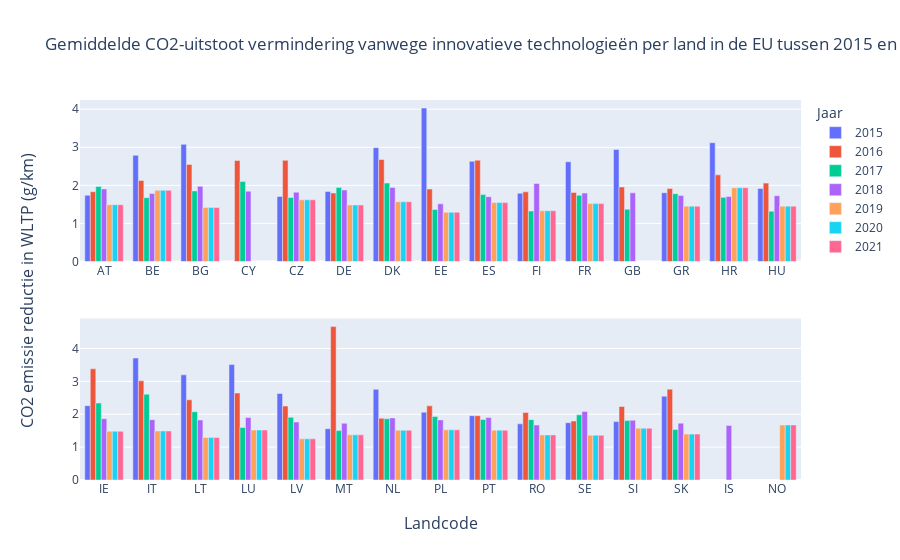

The notebook cell this image was saved under:
### Markdown cell above
**Figuur 1**. In dit staafdiagram, waarbij de x-as de "Country" (land) voorstelt en de y-as de "CO2 emission WLTP (g/km)" (CO2-uitstoot WLTP in g/km), wordt de gemiddelde CO2-uitstoot van personenauto’s in verschillende landen van de Europese Unie over de periode 2018-2021 getoond. Elke staaf vertegenwoordigt een land en de hoogte geeft de uitstoot weer. De error bars tonen de standaarddeviatie hiervan aan.

Figuur 1 kan het eerste perspectief vertegenwoordigen, waarbij we beweerden dat de emissies in het wegverkeer zijn afgenomen waardoor CO2-uitstoot geen groot probleem meer is. De visualisatie toont namelijk aan dat de CO2-uitstoot sinds 2018 in alle landen aanzienlijk is gedaald, wat het bewijs levert voor het eerste perspectief. Het tweede perspectief, waarbij we stellen dat de uitstoot niet is gedaald, is dus niet van toepassing omdat dit wel het geval is geweest.

Hoewel de cijfers hebben aangetoond dat er positieve veranderingen zijn opgetreden, betekent dit niet dat het probleem van de CO2-uitstoot meteen is opgelost. De absolute hoeveelheid uitstoot kan namelijk nog steeds significant zijn en bijdragen aan klimaatverandering. Daarnaast is het van belang om te evalueren of de daling in CO2-uitstoot in het wegverkeer duurzaam en langdurig is. Uit figuur 1 blijkt bijvoorbeeld dat er een daling is geweest ten opzichte van 2018, maar daarna is er geen verdere daling waargenomen.

### Code cell
# Plot settings
rows = 2
cols = 1
fig = make_subplots(rows=rows, cols=cols, x_title="Landcode", y_title="CO2 emissie reductie in WLTP (g/km)")

for year in [2015, 2016, 2017, 2018, 2019, 2020, 2021]:
    # Find index of 'IE' to split the countries on ('IE' is often in the middle).
    country_emission_year = country_emission[country_emission["year"]==year].reset_index()
    split_index = country_emission_year[country_emission_year["Country"]=="IE"].index
    country_emission_split = np.split(country_emission[country_emission["year"]==year], split_index)

    # Subplot settings
    for row in range(rows):
        for col in range(cols):
            index = cols * row + col
            showlegend = row == col == 0
            fig.append_trace(
                go.Bar(
                    x=country_emission_split[index]["Country"],
                    y=country_emission_split[index]["Erwltp (g/km) mean"],
                    name=year,
                    marker=dict(color=px.colors.qualitative.Plotly[year-2015]),
                    showlegend=showlegend,
                ),
                row=row + 1,
                col=col + 1,
            )

fig.update_layout(
    title_text="Gemiddelde CO2-uitstoot vermindering vanwege innovatieve technologieën per land in de EU tussen 2015 en 2021",
    legend_title="Jaar",
)
fig.show()

### Figure 1 — Plotly figure (JSON) as saved in the notebook; plotly's stock layout.template omitted (floating-point values rounded to 4 significant figures)
{"data": [{"marker": {"color": "#636EFA"}, "name": "2015", "showlegend": true, "type": "bar", "x": ["AT", "BE", "BG", "CY", "CZ", "DE", "DK", "EE", "ES", "FI", "FR", "GB", "GR", "HR", "HU"], "xaxis": "x", "y": [1.74, 2.789, 3.077, null, 1.708, 1.841, 2.99, 4.03, 2.631, 1.793, 2.618, 2.943, 1.807, 3.12, 1.917], "yaxis": "y"}, {"marker": {"color": "#636EFA"}, "name": "2015", "showlegend": false, "type": "bar", "x": ["IE", "IT", "LT", "LU", "LV", "MT", "NL", "PL", "PT", "RO", "SE", "SI", "SK"], "xaxis": "x2", "y": [2.261, 3.708, 3.198, 3.51, 2.632, 1.56, 2.757, 2.062, 1.956, 1.707, 1.743, 1.777, 2.548], "yaxis": "y2"}, {"marker": {"color": "#EF553B"}, "name": "2016", "showlegend": true, "type": "bar", "x": ["AT", "BE", "BG", "CY", "CZ", "DE", "DK", "EE", "ES", "FI", "FR", "GB", "GR", "HR", "HU"], "xaxis": "x", "y": [1.833, 2.128, 2.55, 2.652, 2.657, 1.8, 2.679, 1.903, 2.662, 1.83, 1.815, 1.957, 1.916, 2.276, 2.059], "yaxis": "y"}, {"marker": {"color": "#EF553B"}, "name": "2016", "showlegend": false, "type": "bar", "x": ["IE", "IT", "LT", "LU", "LV", "MT", "NL", "PL", "PT", "RO", "SE", "SI", "SK"], "xaxis": "x2", "y": [3.38, 3.016, 2.439, 2.643, 2.248, 4.666, 1.878, 2.255, 1.956, 2.054, 1.793, 2.237, 2.763], "yaxis": "y2"}, {"marker": {"color": "#00CC96"}, "name": "2017", "showlegend": true, "type": "bar", "x": ["AT", "BE", "BG", "CY", "CZ", "DE", "DK", "EE", "ES", "FI", "FR", "GB", "GR", "HR", "HU"], "xaxis": "x", "y": [1.969, 1.677, 1.854, 2.1, 1.681, 1.943, 2.062, 1.366, 1.757, 1.326, 1.739, 1.375, 1.78, 1.685, 1.322], "yaxis": "y"}, {"marker": {"color": "#00CC96"}, "name": "2017", "showlegend": false, "type": "bar", "x": ["IE", "IT", "LT", "LU", "LV", "MT", "NL", "PL", "PT", "RO", "SE", "SI", "SK"], "xaxis": "x2", "y": [2.34, 2.611, 2.077, 1.598, 1.906, 1.502, 1.865, 1.934, 1.84, 1.836, 1.983, 1.806, 1.532], "yaxis": "y2"}, {"marker": {"color": "#AB63FA"}, "name": "2018", "showlegend": true, "type": "bar", "x": ["AT", "BE", "BG", "CY", "CZ", "DE", "DK", "EE", "ES", "FI", "FR", "GB", "GR", "HR", "HU"], "xaxis": "x", "y": [1.907, 1.784, 1.973, 1.847, 1.821, 1.878, 1.946, 1.515, 1.702, 2.051, 1.798, 1.803, 1.732, 1.707, 1.729], "yaxis": "y"}, {"marker": {"color": "#AB63FA"}, "name": "2018", "showlegend": false, "type": "bar", "x": ["IE", "IS", "IT", "LT", "LU", "LV", "MT", "NL", "PL", "PT", "RO", "SE", "SI", "SK"], "xaxis": "x2", "y": [1.864, 1.659, 1.834, 1.825, 1.904, 1.763, 1.725, 1.888, 1.828, 1.899, 1.671, 2.087, 1.817, 1.729], "yaxis": "y2"}, {"marker": {"color": "#FFA15A"}, "name": "2019", "showlegend": true, "type": "bar", "x": ["AT", "BE", "BG", "CY", "CZ", "DE", "DK", "EE", "ES", "FI", "FR", "GR", "HR", "HU"], "xaxis": "x", "y": [1.493, 1.868, 1.42, null, 1.62, 1.485, 1.569, 1.292, 1.548, 1.333, 1.521, 1.453, 1.939, 1.454], "yaxis": "y"}, {"marker": {"color": "#FFA15A"}, "name": "2019", "showlegend": false, "type": "bar", "x": ["IE", "IS", "IT", "LT", "LU", "LV", "MT", "NL", "NO", "PL", "PT", "RO", "SE", "SI", "SK"], "xaxis": "x2", "y": [1.483, null, 1.491, 1.295, 1.52, 1.252, 1.373, 1.512, 1.674, 1.526, 1.516, 1.372, 1.361, 1.574, 1.396], "yaxis": "y2"}, {"marker": {"color": "#19D3F3"}, "name": "2020", "showlegend": true, "type": "bar", "x": ["AT", "BE", "BG", "CY", "CZ", "DE", "DK", "EE", "ES", "FI", "FR", "GR", "HR", "HU"], "xaxis": "x", "y": [1.493, 1.868, 1.42, null, 1.62, 1.485, 1.569, 1.292, 1.548, 1.333, 1.521, 1.453, 1.939, 1.454], "yaxis": "y"}, {"marker": {"color": "#19D3F3"}, "name": "2020", "showlegend": false, "type": "bar", "x": ["IE", "IS", "IT", "LT", "LU", "LV", "MT", "NL", "NO", "PL", "PT", "RO", "SE", "SI", "SK"], "xaxis": "x2", "y": [1.483, null, 1.491, 1.295, 1.52, 1.252, 1.373, 1.512, 1.674, 1.526, 1.516, 1.372, 1.361, 1.574, 1.396], "yaxis": "y2"}, {"marker": {"color": "#FF6692"}, "name": "2021", "showlegend": true, "type": "bar", "x": ["AT", "BE", "BG", "CY", "CZ", "DE", "DK", "EE", "ES", "FI", "FR", "GR", "HR", "HU"], "xaxis": "x", "y": [1.493, 1.868, 1.42, null, 1.62, 1.485, 1.569, 1.292, 1.548, 1.333, 1.521, 1.453, 1.939, 1.454], "yaxis": "y"}, {"marker": {"color": "#FF6692"}, "name": "2021", "showlegend": false, "type": "bar", "x": ["IE", "IS", "IT", "LT", "LU", "LV", "MT", "NL", "NO", "PL", "PT", "RO", "SE", "SI", "SK"], "xaxis": "x2", "y": [1.483, null, 1.491, 1.295, 1.52, 1.252, 1.373, 1.512, 1.674, 1.526, 1.516, 1.372, 1.361, 1.574, 1.396], "yaxis": "y2"}], "layout": {"annotations": [{"font": {"size": 16}, "showarrow": false, "text": "Landcode", "x": 0.5, "xanchor": "center", "xref": "paper", "y": 0, "yanchor": "top", "yref": "paper", "yshift": -30}, {"font": {"size": 16}, "showarrow": false, "text": "CO2 emissie reductie in WLTP (g/km)", "textangle": -90, "x": 0, "xanchor": "right", "xref": "paper", "xshift": -40, "y": 0.5, "yanchor": "middle", "yref": "paper"}], "legend": {"title": {"text": "Jaar"}}, "title": {"text": "Gemiddelde CO2-uitstoot vermindering vanwege innovatieve technologieën per land in de EU tussen 2015 en 2021"}, "xaxis": {"anchor": "y", "domain": [0, 1]}, "xaxis2": {"anchor": "y2", "domain": [0, 1]}, "yaxis": {"anchor": "x", "domain": [0.575, 1]}, "yaxis2": {"anchor": "x2", "domain": [0, 0.425]}}}
